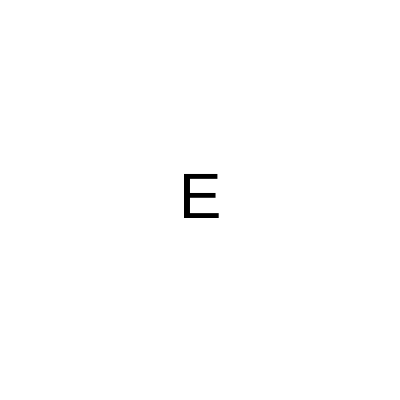
Frame 1 (no input)
Frame 60 (no input): identical to frame 1, image omitted
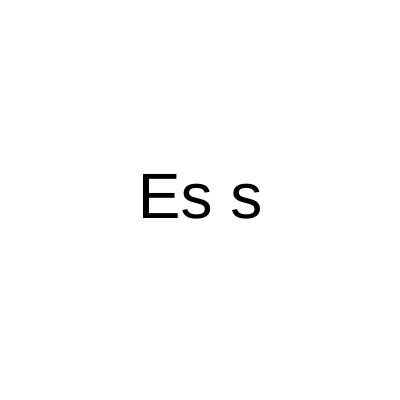
Frame 120 (the mouse pressed at the canvas centre since frame 60)

The p5.js sketch that drew these frames (run headless with seeded random() and noise() and a simulated clock; from frame 60 on, the mouse is pressed at the canvas centre):

// p5.js sketch
// ── sketch.js
let palavra;

function setup() {
  createCanvas(400, 400);

  palavra = palavraAleatoria();
  
}

function palavraAleatoria() {
  
  let palavras = ["Is sixis", "As saxas", "Es sexes"];
  
  return random(palavras);
}

function inicializaCores() {
  background("white");
  fill("black");
  textSize(64);
  textAlign(CENTER, CENTER);
}

function palavraParcial(minimo, maximo) {
  let quantidade = map(mouseX, minimo, maximo, 1, palavra.length);
  let parcial = palavra.substring(0, quantidade);
  return parcial;
}

function draw() {
  
  inicializaCores();

  let texto = palavraParcial(0, width);
    
  text(texto, 200, 200);
  
}

function modoNoturno(horario) {
  if (horario > 18) {
    console.log("Você precisa ligar o modo escuro!");
  } else {
    console.log("Modo noturno não é necessário neste momento.");
  }
}

modoNoturno(15);
modoNoturno(20);
